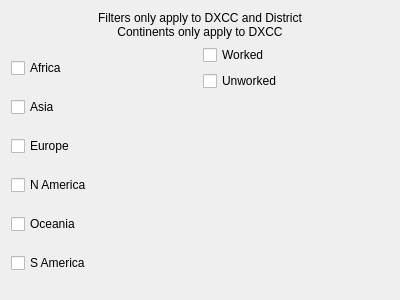
<?xml version="1.0" encoding="UTF-8"?>
<ui version="4.0">
 <class>FilterFrame</class>
 <widget class="QFrame" name="FilterFrame">
  <property name="geometry">
   <rect>
    <x>0</x>
    <y>0</y>
    <width>400</width>
    <height>300</height>
   </rect>
  </property>
  <property name="windowTitle">
   <string/>
  </property>
  <layout class="QVBoxLayout" name="verticalLayout">
   <item>
    <widget class="QLabel" name="label">
     <property name="text">
      <string>Filters only apply to DXCC and District
Continents only apply to DXCC</string>
     </property>
     <property name="alignment">
      <set>Qt::AlignCenter</set>
     </property>
     <property name="wordWrap">
      <bool>true</bool>
     </property>
    </widget>
   </item>
   <item>
    <layout class="QHBoxLayout" name="horizontalLayout_2">
     <item>
      <layout class="QVBoxLayout" name="verticalLayout_4">
       <item>
        <widget class="QCheckBox" name="ContAF">
         <property name="focusPolicy">
          <enum>Qt::NoFocus</enum>
         </property>
         <property name="text">
          <string>Africa</string>
         </property>
        </widget>
       </item>
       <item>
        <widget class="QCheckBox" name="ContAS">
         <property name="focusPolicy">
          <enum>Qt::NoFocus</enum>
         </property>
         <property name="text">
          <string>Asia</string>
         </property>
        </widget>
       </item>
       <item>
        <widget class="QCheckBox" name="ContEU">
         <property name="focusPolicy">
          <enum>Qt::NoFocus</enum>
         </property>
         <property name="text">
          <string>Europe</string>
         </property>
        </widget>
       </item>
       <item>
        <widget class="QCheckBox" name="ContNA">
         <property name="focusPolicy">
          <enum>Qt::NoFocus</enum>
         </property>
         <property name="text">
          <string>N America</string>
         </property>
        </widget>
       </item>
       <item>
        <widget class="QCheckBox" name="ContOC">
         <property name="focusPolicy">
          <enum>Qt::NoFocus</enum>
         </property>
         <property name="text">
          <string>Oceania</string>
         </property>
        </widget>
       </item>
       <item>
        <widget class="QCheckBox" name="ContSA">
         <property name="focusPolicy">
          <enum>Qt::NoFocus</enum>
         </property>
         <property name="text">
          <string>S America</string>
         </property>
        </widget>
       </item>
      </layout>
     </item>
     <item>
      <layout class="QVBoxLayout" name="verticalLayout_2">
       <item>
        <widget class="QCheckBox" name="WorkedCB">
         <property name="focusPolicy">
          <enum>Qt::NoFocus</enum>
         </property>
         <property name="text">
          <string>Worked</string>
         </property>
        </widget>
       </item>
       <item>
        <widget class="QCheckBox" name="UnworkedCB">
         <property name="focusPolicy">
          <enum>Qt::NoFocus</enum>
         </property>
         <property name="text">
          <string>Unworked</string>
         </property>
        </widget>
       </item>
       <item>
        <spacer name="verticalSpacer">
         <property name="orientation">
          <enum>Qt::Vertical</enum>
         </property>
         <property name="sizeHint" stdset="0">
          <size>
           <width>20</width>
           <height>40</height>
          </size>
         </property>
        </spacer>
       </item>
      </layout>
     </item>
    </layout>
   </item>
  </layout>
 </widget>
 <resources/>
 <connections/>
</ui>
